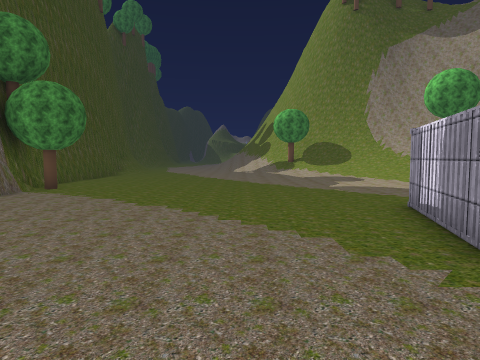
[1] (above)

22 first-person views from a walk through a scene from a Unity 3-D project. The camera is 1.4 m above the floor, tilts 4° down and sees 75° across. The floor is counted in squares, 2 m on a side. Each view is taken from the middle of a square. On the plan, view 1 faces up. The plan holds only what a view shows up to about 10 squares ahead; the rest is blank. The place goes on beyond the plan. Some trees and plants on the terrain are drawn as simple stand-ins. The player character is not drawn. Some animated figures are left out. Some surface patterns are stand-ins.

[2]
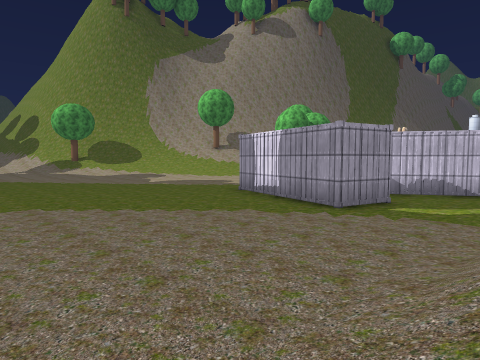

[3]
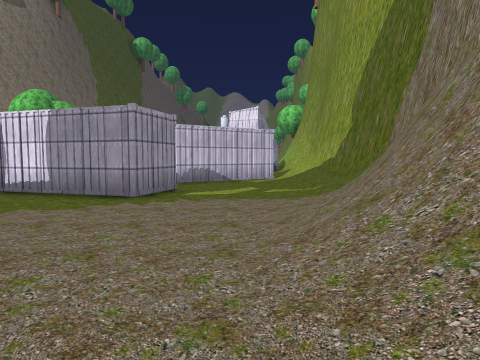

[4]
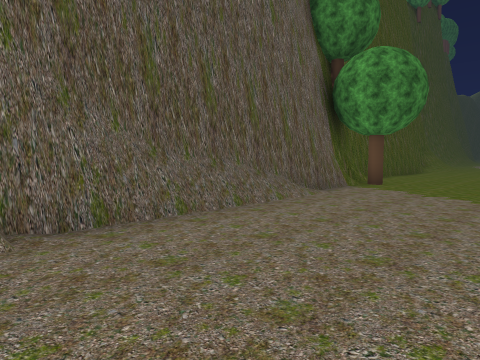

[5]
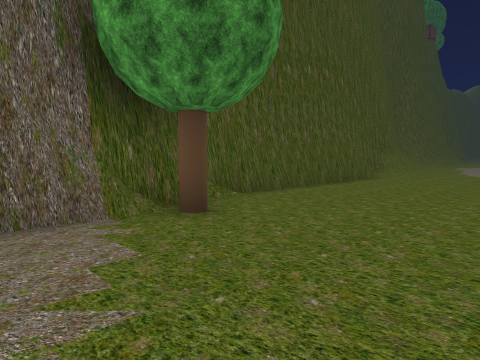

[6]
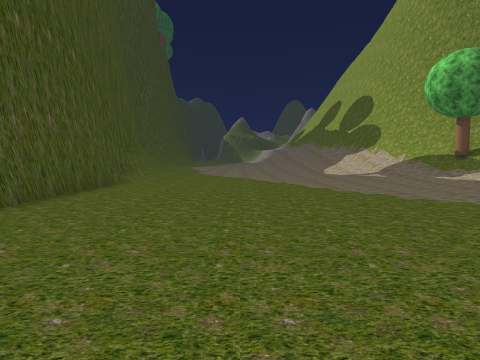

[7]
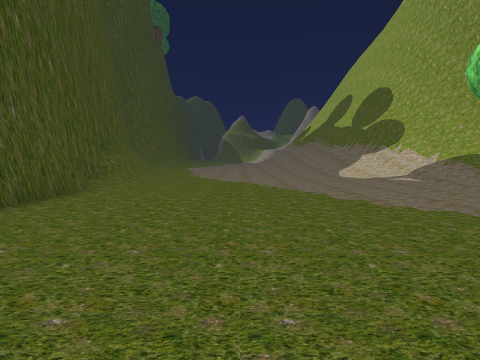

[8]
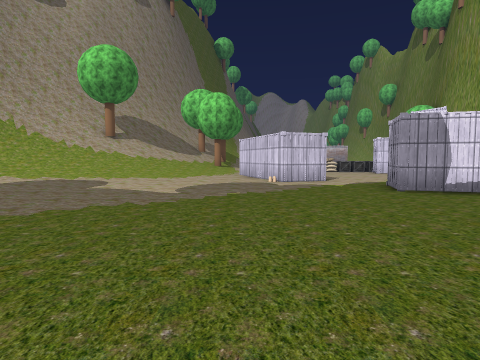

[9]
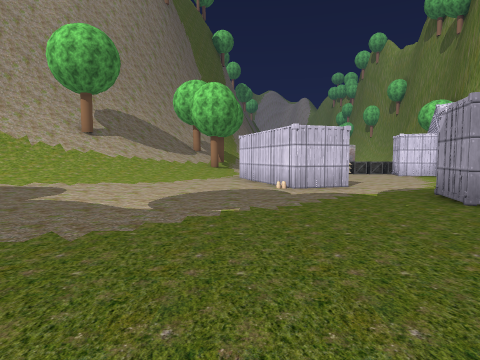

[10]
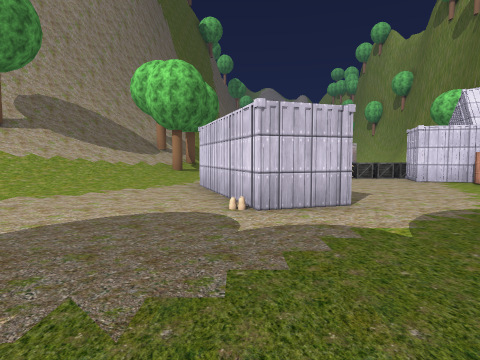

[11]
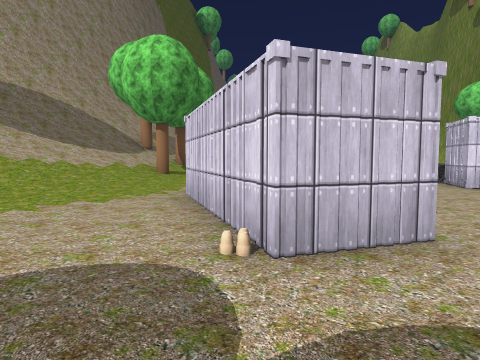

[12]
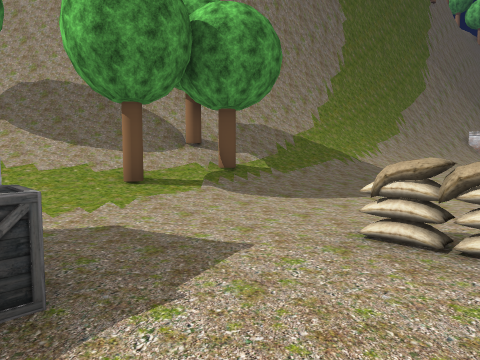

[13]
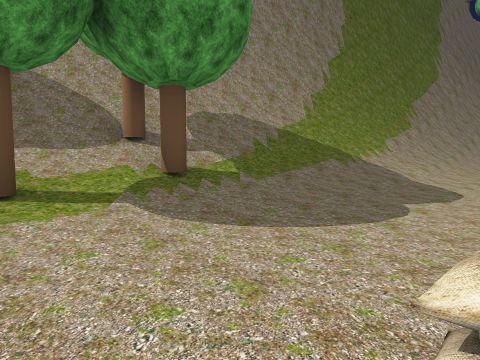

[14]
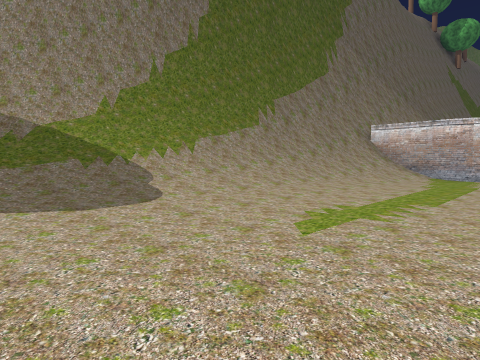

[15]
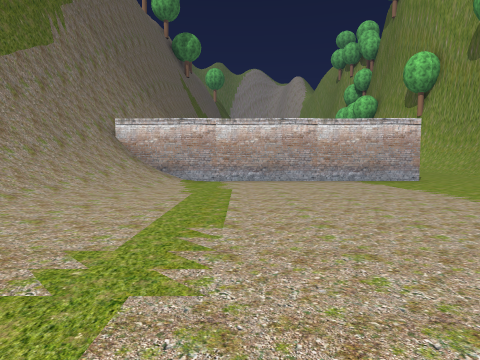

[16]
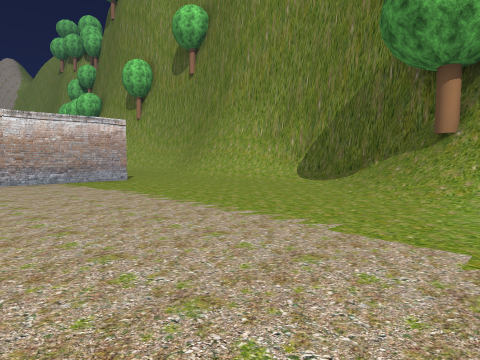

[17]
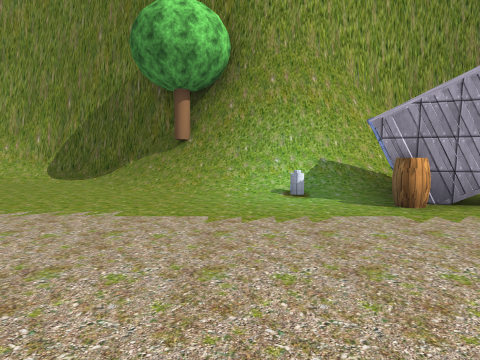

[18]
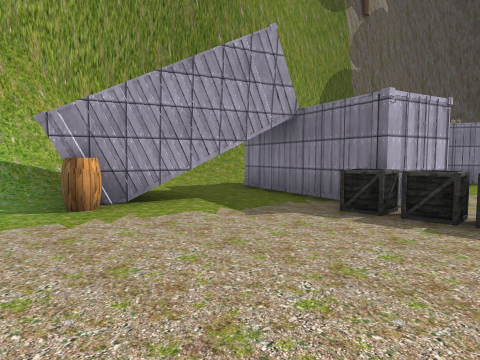

[19]
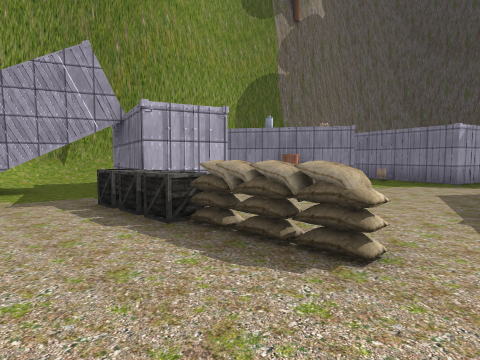

[20]
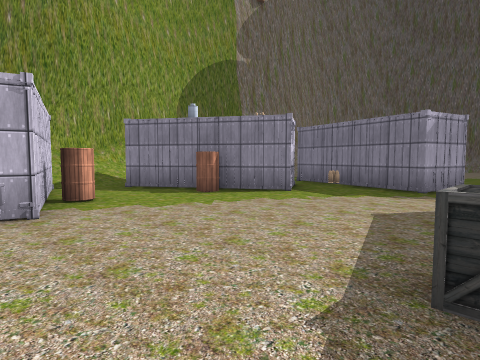

[21]
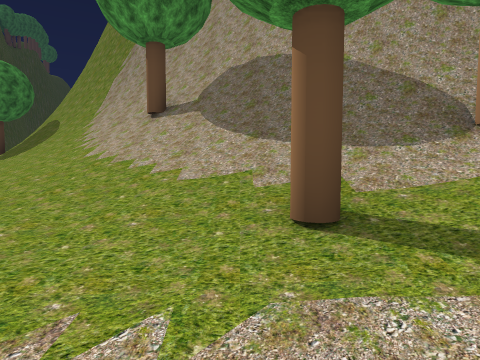

[22]
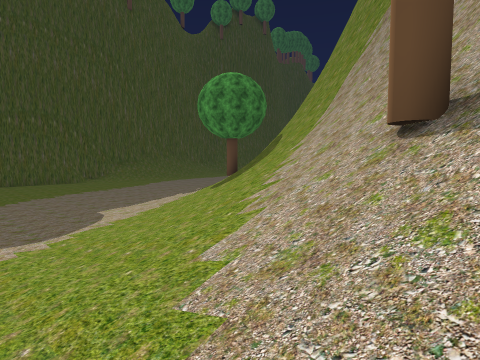

### Floor plan
Key: @ floor where view 1 was taken; # wall or solid block; . main floor; - floor 0.25 m lower than the main floor; : floor 2.25 m higher than the main floor; / step, stairs or slope; = window, fence, low wall or low ledge; T tree; C container; B barrel; A box; G bag; O other object.
Columns run from 8 left of view 1 to 28 right of it. Each row starts with its distance up from view 1.
 22 #/......////#
 21 #/......./// ##
 20 #/.......//T//###
 19 #........./////=##
 18 #..........//////###
 17 #..........////////##
 16 #...........////////##
 15 #............/////://###
 14 #.............////////###
 13 #............../////////###
 12 #...............///////T/=####
 11 ##................///T/T///=#####
 10  #T...............#.///////////=####
  9  #.............###C....//////////=###
  8  #.............#  A.......//////////#
  7  #...................G............//#
  6  #..........##.......G.............-#
  5  #.........##........G..............#
  4  #.........##O.#.....A..............#
  3  #.........C#C#CB..##A..............#
  2  ##...........C#..B##...............#
  1      .//.......##.C##.C.............#
  0      ///@//....#.//#..C#B...........#
 -1        ####//////////.C#////.........
 -2          ##########////#####//.......
 -3                     ##    ###//...
 -4                             ###///
 -5                               ####

Where each view was taken, in squares from view 1:
view 1: 0 up, 0 right, facing up
view 2: 0 up, 3 left, facing up-right
view 3: 1 up, 3 left, facing right
view 4: 2 up, 3 left, facing up-left
view 5: 8 up, 3 left, facing up-left
view 6: 10 up, 4 left, facing up
view 7: 12 up, 4 left, facing up
view 8: 10 up, 3 left, facing right
view 9: 10 up, 1 left, facing right
view 10: 9 up, 2 right, facing right
view 11: 9 up, 4 right, facing right
view 12: 6 up, 10 right, facing up-right
view 13: 7 up, 12 right, facing up-right
view 14: 4 up, 16 right, facing up-right
view 15: 5 up, 18 right, facing right
view 16: 4 up, 18 right, facing down-right
view 17: 5 up, 18 right, facing down
view 18: 5 up, 17 right, facing down-left
view 19: 8 up, 15 right, facing down-left
view 20: 8 up, 12 right, facing down-left
view 21: 9 up, 12 right, facing up
view 22: 13 up, 11 right, facing up-left
